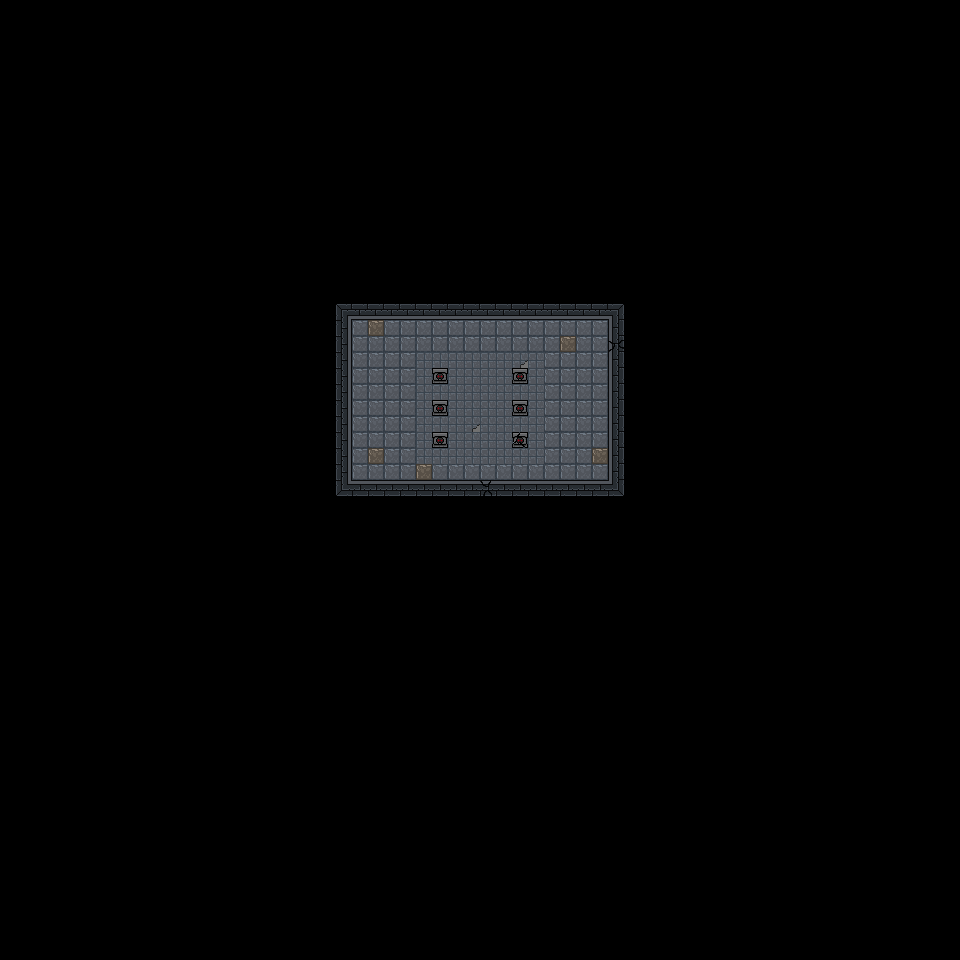

Tiled map render using the project's own tile images. Description and the map definition, with tile-layer contents summarised, below:
An orthogonal 60x60 tile map with 16x16 px tiles, 2 tile layers (Terrain, Detail1) and 3 objects.

<map version="1.0" orientation="orthogonal" renderorder="right-down" width="60" height="60" tilewidth="16" tileheight="16" nextobjectid="4">
 <tileset firstgid="1" name="newtileset" tilewidth="16" tileheight="16">
  <image source="newtileset.png" width="256" height="512" />
 </tileset>
 <layer name="Terrain" width="60" height="60">
  <data>[3600 cells, 216 non-empty, 14 distinct tile ids]</data>
 </layer>
 <layer name="Detail1" width="60" height="60">
  <data>[3600 cells, 6 non-empty, 2 distinct tile ids]</data>
 </layer>
 <objectgroup name="Entities">
  <object id="1" gid="240" x="400" y="368" />
  <object id="2" gid="239" x="544" y="320" />
  <object id="3" gid="230" x="480" y="384" />
 </objectgroup>
</map>
